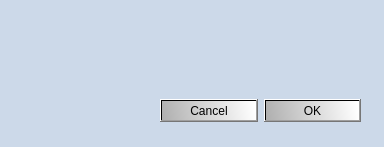
<?xml version="1.0" encoding="UTF-8"?>
<ui version="4.0">
 <class>errorwindow</class>
 <widget class="QWidget" name="errorwindow">
  <property name="geometry">
   <rect>
    <x>0</x>
    <y>0</y>
    <width>384</width>
    <height>147</height>
   </rect>
  </property>
  <property name="minimumSize">
   <size>
    <width>384</width>
    <height>147</height>
   </size>
  </property>
  <property name="windowTitle">
   <string>Form</string>
  </property>
  <property name="windowIcon">
   <iconset resource="../resources.qrc">
    <normaloff>:/icons/Images/DB.jpg</normaloff>:/icons/Images/DB.jpg</iconset>
  </property>
  <property name="styleSheet">
   <string notr="true">QWidget{
background-color: rgb(204, 217, 233);
}

QPushButton{
color: rgb(0, 0, 0);
background-color: qlineargradient(spread:pad, x1:0, y1:0.619, x2:1, y2:0.58, stop:0 rgba(176, 176, 176, 255), stop:1 rgba(255, 255, 255, 255));
}

QPushButton::hover{
background-color: qlineargradient(spread:reflect, x1:0, y1:0, x2:1, y2:1, stop:0.318408 rgba(69, 69, 69, 255), stop:1 rgba(162, 162, 162, 255));
}

QPushButton::pressed{
background-color: qlineargradient(spread:reflect, x1:0, y1:0, x2:1, y2:1, stop:0.318408 rgba(69, 69, 69, 255), stop:1 rgba(162, 162, 162, 255));
}</string>
  </property>
  <widget class="QLabel" name="label_errorLabel">
   <property name="geometry">
    <rect>
     <x>40</x>
     <y>40</y>
     <width>301</width>
     <height>41</height>
    </rect>
   </property>
   <property name="text">
    <string/>
   </property>
   <property name="alignment">
    <set>Qt::AlignCenter</set>
   </property>
  </widget>
  <widget class="QWidget" name="layoutWidget">
   <property name="geometry">
    <rect>
     <x>160</x>
     <y>90</y>
     <width>201</width>
     <height>41</height>
    </rect>
   </property>
   <layout class="QHBoxLayout" name="horizontalLayout">
    <item>
     <widget class="QPushButton" name="pushButton_cancel">
      <property name="text">
       <string>Cancel</string>
      </property>
     </widget>
    </item>
    <item>
     <widget class="QPushButton" name="pushButton_ok">
      <property name="text">
       <string>OK</string>
      </property>
     </widget>
    </item>
   </layout>
  </widget>
 </widget>
 <resources>
  <include location="../resources.qrc"/>
 </resources>
 <connections/>
</ui>
